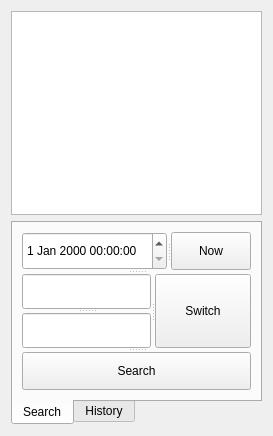
<?xml version="1.0" encoding="UTF-8"?>
<ui version="4.0">
 <class>TrainListWidget</class>
 <widget class="QWidget" name="TrainListWidget">
  <property name="geometry">
   <rect>
    <x>0</x>
    <y>0</y>
    <width>257</width>
    <height>436</height>
   </rect>
  </property>
  <property name="windowTitle">
   <string>Form</string>
  </property>
  <layout class="QGridLayout" name="gridLayout">
   <item row="0" column="0">
    <widget class="QTableView" name="table_view"/>
   </item>
   <item row="1" column="0">
    <widget class="QTabWidget" name="tabWidget">
     <property name="tabPosition">
      <enum>QTabWidget::South</enum>
     </property>
     <property name="currentIndex">
      <number>0</number>
     </property>
     <widget class="QWidget" name="tab">
      <attribute name="title">
       <string>Search</string>
      </attribute>
      <layout class="QGridLayout" name="gridLayout_2">
       <item row="0" column="0">
        <widget class="QSplitter" name="splitter_5">
         <property name="orientation">
          <enum>Qt::Vertical</enum>
         </property>
         <widget class="QSplitter" name="splitter_4">
          <property name="orientation">
           <enum>Qt::Vertical</enum>
          </property>
          <widget class="QSplitter" name="splitter_3">
           <property name="orientation">
            <enum>Qt::Horizontal</enum>
           </property>
           <widget class="QDateTimeEdit" name="input_date"/>
           <widget class="QPushButton" name="button_now">
            <property name="text">
             <string>Now</string>
            </property>
           </widget>
          </widget>
          <widget class="QSplitter" name="splitter_2">
           <property name="orientation">
            <enum>Qt::Horizontal</enum>
           </property>
           <widget class="QSplitter" name="splitter">
            <property name="orientation">
             <enum>Qt::Vertical</enum>
            </property>
            <widget class="QLineEdit" name="input_from"/>
            <widget class="QLineEdit" name="input_to"/>
           </widget>
           <widget class="QPushButton" name="button_switch">
            <property name="text">
             <string>Switch</string>
            </property>
           </widget>
          </widget>
         </widget>
         <widget class="QPushButton" name="button_search">
          <property name="text">
           <string>Search</string>
          </property>
         </widget>
        </widget>
       </item>
      </layout>
     </widget>
     <widget class="QWidget" name="tab_2">
      <attribute name="title">
       <string>History</string>
      </attribute>
     </widget>
    </widget>
   </item>
  </layout>
 </widget>
 <resources/>
 <connections/>
</ui>
